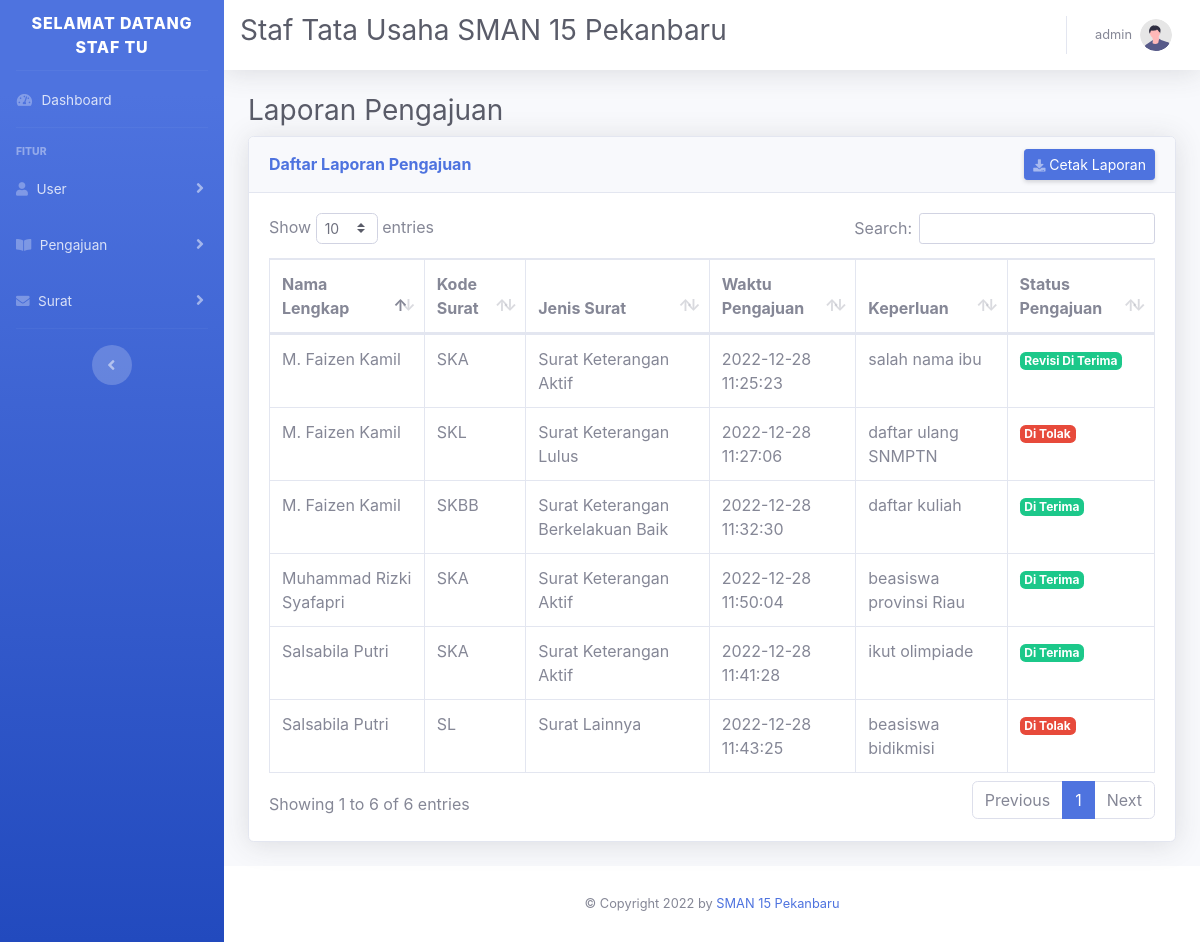
The app's page /admin/laporan_pengajuan.php (signed in) with its own data.
### tables this page shows
CREATE TABLE `user` (
  `id_user` int(11) NOT NULL,
  `username` varchar(100) NOT NULL,
  `password` varchar(100) NOT NULL,
  `nama_lengkap` varchar(100) NOT NULL,
  `tempat_lahir` varchar(100) NOT NULL,
  `tanggal_lahir` date NOT NULL,
  `gender` varchar(50) NOT NULL,
  `agama` varchar(50) NOT NULL,
  `alamat` varchar(255) NOT NULL,
  `role_user` enum('Siswa','Admin') NOT NULL
);

CREATE TABLE `pengajuan` (
  `id_pengajuan` int(11) NOT NULL,
  `id_user` int(11) DEFAULT NULL,
  `kode_surat` varchar(5) DEFAULT NULL,
  `tgl_pengajuan` datetime DEFAULT NULL,
  `keperluan` varchar(200) DEFAULT NULL,
  `jenis_pengajuan` varchar(50) DEFAULT NULL,
  `status_pengajuan` enum('Menunggu','Di Terima','Di Tolak','Revisi Di Terima','Revisi Selesai') DEFAULT NULL
);

CREATE TABLE `surat` (
  `kode_surat` char(5) NOT NULL,
  `jenis_surat` varchar(50) NOT NULL,
  `surat_keluar` int(11) NOT NULL
);

### db/data_semua_pengajuan.php (the view)
<?php
include "../connect/koneksi.php";
$tb_pengajuan = mysqli_query($koneksi, "SELECT * FROM user INNER JOIN pengajuan USING(id_user) INNER JOIN surat USING(kode_surat)");
while ($row = mysqli_fetch_assoc($tb_pengajuan)) : ?>
    <tr>
        <td><?= $row["nama_lengkap"] ?></td>
        <td><?= $row["kode_surat"] ?></td>
        <td><?= $row["jenis_surat"] ?></td>
        <td><?= $row["tgl_pengajuan"] ?></td>
        <td><?= $row["keperluan"] ?></td>
        <td>
            <?php if ($row["status_pengajuan"] == "Di Terima" or $row["status_pengajuan"] == "Revisi Di Terima" or $row["status_pengajuan"] == "Revisi Selesai") { ?>
                <span class="badge badge-success"><?= $row["status_pengajuan"] ?></span>
            <?php } elseif ($row["status_pengajuan"] == "Di Tolak") { ?>
                <span class="badge badge-danger"><?= $row["status_pengajuan"] ?></span>
            <?php } else if ($row["status_pengajuan"] == "Menunggu") { ?>
                <span class="badge badge-warning"><?= $row["status_pengajuan"] ?></span>
            <?php } ?>
        </td>
    </tr>
<?php
endwhile;
?>

### templates/sidebar_admin.php (shortened to what this page needs)
<div id="wrapper">
    <ul class="navbar-nav bg-gradient-primary sidebar sidebar-dark accordion" id="accordionSidebar">
        <a class="sidebar-brand d-flex align-items-center justify-content-center" href="index.html">
            <div class="sidebar-brand-text mx-1">Selamat Datang <?= $user["nama_lengkap"]; ?></div>
        </a>
        <hr class="sidebar-divider my-0">
        <li class="nav-item">
            <a class="nav-link" href="../admin/dashboard.php">
                <i class="fas fa-fw fa-tachometer-alt"></i>
                <span>Dashboard</span></a>
        </li>
        <hr class="sidebar-divider">
        <div class="sidebar-heading">Fitur</div>
        <li class="nav-item">
            <a class="nav-link collapsed" href="#" data-toggle="collapse" data-target="#userMenu" aria-expanded="true" aria-controls="userMenu">
                <i class="fas fa-user"></i>
                <span>User</span>
            </a>
        </li>
        <li class="nav-item">
            <a class="nav-link collapsed" href="#" data-toggle="collapse" data-target="#reservasi" aria-expanded="true" aria-controls="reservasi">
                <i class="fas fa-book-open"></i>
                <span>Pengajuan</span>
            </a>
        </li>
        <li class="nav-item">
            <a class="nav-link collapsed" href="#" data-toggle="collapse" data-target="#surat" aria-expanded="true" aria-controls="surat">
                <i class="fas fa-envelope"></i>
                <span>Surat</span>
            </a>
        </li>
        <hr class="sidebar-divider d-none d-md-block">
        <div class="text-center d-none d-md-inline">
            <button class="rounded-circle border-0" id="sidebarToggle"></button>
        </div>
    </ul>

### templates/navbar_admin.php (shortened to what this page needs)
<div id="content-wrapper" class="d-flex flex-column">
    <div id="content">
        <nav class="navbar navbar-expand navbar-light bg-white topbar mb-4 static-top shadow">
            <h1 class="h3 text-gray-800">Staf Tata Usaha SMAN 15 Pekanbaru</h1>
            <ul class="navbar-nav ml-auto">
                <li class="nav-item dropdown no-arrow">
                    <a class="nav-link dropdown-toggle" href="#" id="userDropdown" role="button" data-toggle="dropdown" aria-haspopup="true" aria-expanded="false">
                        <span class="mr-2 d-none d-lg-inline text-gray-600 small">
                            <?= $user["username"] ?>
                        </span>
                        <img class="img-profile rounded-circle" src="../assets/img/undraw_profile.svg">
                    </a>
                </li>
            </ul>
        </nav>

### records on screen
user: nama_lengkap "STAF TU", username "admin"
pengajuan: id_user.nama_lengkap "M. Faizen Kamil", kode_surat "SKA", kode_surat.jenis_surat "Surat Keterangan Aktif", tgl_pengajuan "2022-12-28 11:25:23", keperluan "salah nama ibu", status_pengajuan "Revisi Di Terima"
pengajuan: id_user.nama_lengkap "M. Faizen Kamil", kode_surat "SKL", kode_surat.jenis_surat "Surat Keterangan Lulus", tgl_pengajuan "2022-12-28 11:27:06", keperluan "daftar ulang SNMPTN", status_pengajuan "Di Tolak"
pengajuan: id_user.nama_lengkap "M. Faizen Kamil", kode_surat "SKBB", kode_surat.jenis_surat "Surat Keterangan Berkelakuan Baik", tgl_pengajuan "2022-12-28 11:32:30", keperluan "daftar kuliah", status_pengajuan "Di Terima"
pengajuan: id_user.nama_lengkap "Salsabila Putri", kode_surat "SKA", kode_surat.jenis_surat "Surat Keterangan Aktif", tgl_pengajuan "2022-12-28 11:41:28", keperluan "ikut olimpiade", status_pengajuan "Di Terima"
pengajuan: id_user.nama_lengkap "Salsabila Putri", kode_surat "SL", kode_surat.jenis_surat "Surat Lainnya", tgl_pengajuan "2022-12-28 11:43:25", keperluan "beasiswa bidikmisi", status_pengajuan "Di Tolak"
pengajuan: id_user.nama_lengkap "Muhammad Rizki Syafapri", kode_surat "SKA", kode_surat.jenis_surat "Surat Keterangan Aktif", tgl_pengajuan "2022-12-28 11:50:04", keperluan "beasiswa provinsi Riau", status_pengajuan "Di Terima"
